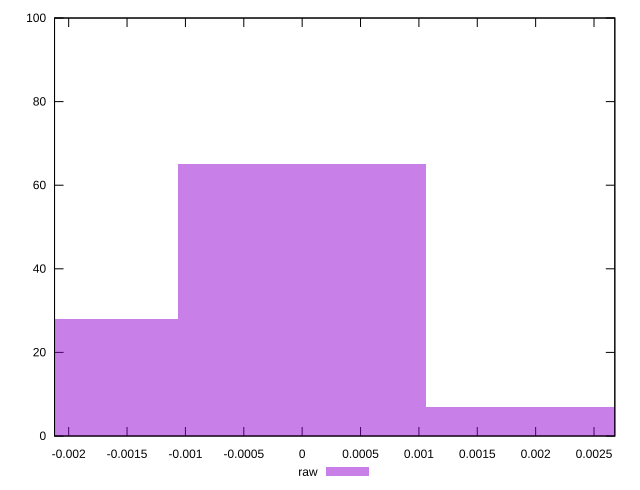

Source code (gnuplot):
reset

$raw <<EOF
0 65
0.002125869347834469 7
-0.002125869347834469 28
EOF

set key outside below
set boxwidth 0.002125869347834469
set xrange [-0.002121160905287481:0.0026782704822020955]
set yrange [0:100]
set trange [0:100]
set style fill transparent solid 0.5 noborder
set terminal svg size 640, 490 enhanced background rgb 'white'
set output "report_00019_2021-02-10T18-14-37.922Z//meta/pScore-difference/samples/pages+cached+noadtech+nomedia/raw/histogram.svg"

plot $raw title "raw" with boxes

reset
